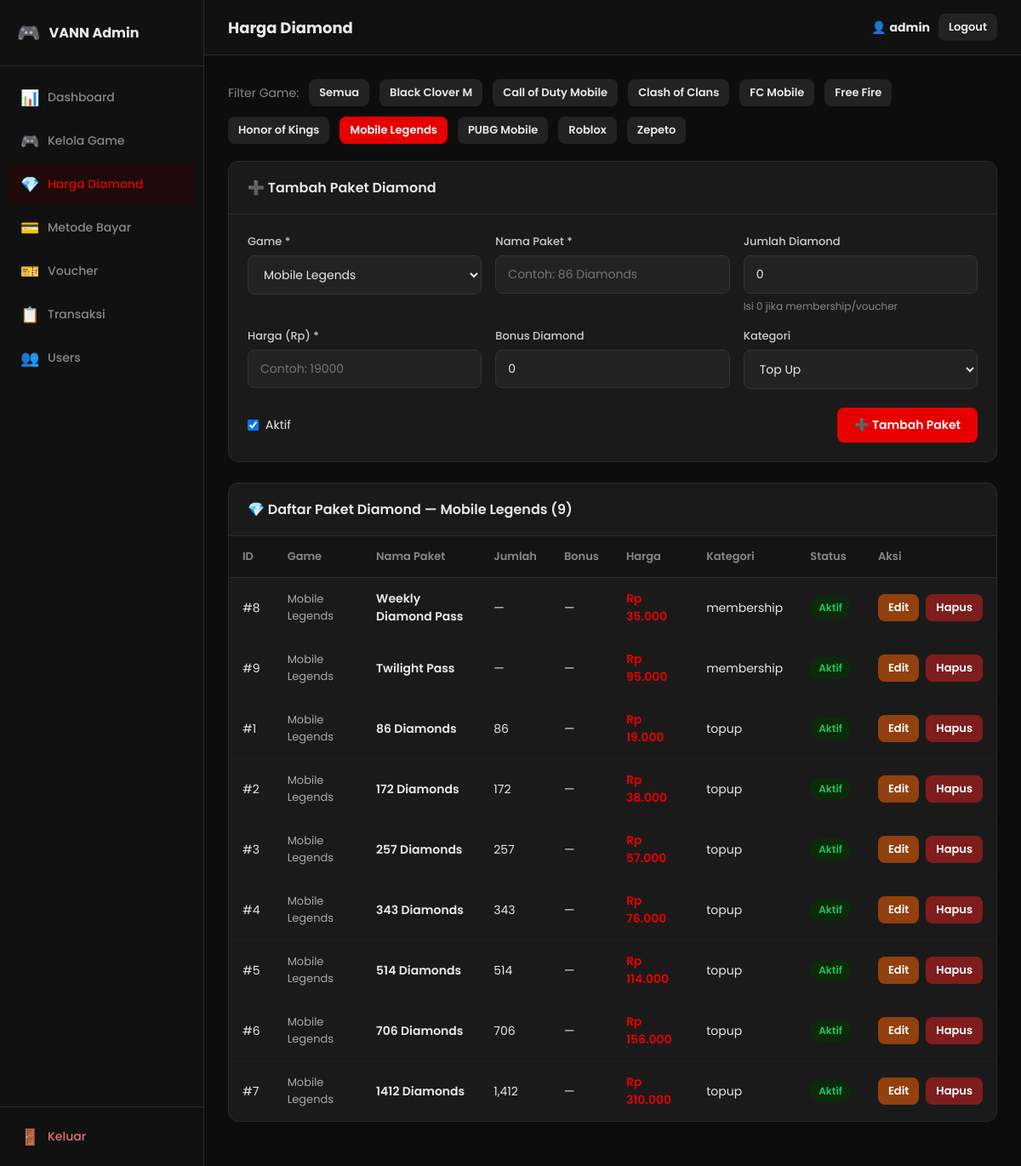
Screenshot of /admin/?page=packages&game_id=1 with the database file from the repository.
### tables this page shows
CREATE TABLE IF NOT EXISTS diamond_packages (
    package_id INT AUTO_INCREMENT PRIMARY KEY,
    game_id INT NOT NULL,
    package_name VARCHAR(150) NOT NULL,    
    amount INT DEFAULT 0,                   
    price DECIMAL(12,2) NOT NULL,           
    bonus_amount INT DEFAULT 0,             
    category VARCHAR(50) DEFAULT 'topup',  
    is_active TINYINT(1) DEFAULT 1,
    created_at DATETIME DEFAULT NOW(),
    FOREIGN KEY (game_id) REFERENCES games(game_id) ON DELETE CASCADE
);

CREATE TABLE IF NOT EXISTS games (
    game_id INT AUTO_INCREMENT PRIMARY KEY,
    game_name VARCHAR(150) NOT NULL,
    publisher VARCHAR(100),
    category ENUM('topup','via_login','voucher','live_app') DEFAULT 'topup',
    image_path VARCHAR(255),
    description TEXT,
    is_popular TINYINT(1) DEFAULT 0,
    is_featured TINYINT(1) DEFAULT 0,
    is_active TINYINT(1) DEFAULT 1,
    created_at DATETIME DEFAULT NOW()
);

### config/helpers.php (called while the page is built, shortened)
<?php
function formatRupiah(float $amount): string {
    return 'Rp ' . number_format($amount, 0, ',', '.');
}
function esc(string $str): string {
    return htmlspecialchars($str, ENT_QUOTES, 'UTF-8');
}

### admin/pages/packages.php (the view, shortened to what this page needs)
<?php
$filter_game_id = intval($_GET['game_id'] ?? 0);
$edit = null;
$games_list = $conn->query("SELECT game_id, game_name FROM games WHERE is_active=1 ORDER BY game_name");
$games_map  = [];
while ($gm = $games_list->fetch_assoc()) $games_map[$gm['game_id']] = $gm['game_name'];
$where_pkg = $filter_game_id ? "WHERE dp.game_id=$filter_game_id" : '';
$packages  = $conn->query("SELECT dp.*, g.game_name FROM diamond_packages dp LEFT JOIN games g ON dp.game_id=g.game_id $where_pkg ORDER BY dp.game_id, dp.category, dp.price ASC");
?>
<div style="margin-bottom:20px;display:flex;align-items:center;gap:12px;flex-wrap:wrap;">
  <span style="font-size:14px;color:#888;">Filter Game:</span>
  <a href="?page=packages" class="btn btn-sm <?= !$filter_game_id ? 'btn-primary' : 'btn-secondary' ?>">Semua</a>
  <?php foreach ($games_map as $gid => $gname): ?>
  <a href="?page=packages&game_id=<?= $gid ?>" class="btn btn-sm <?= $filter_game_id === $gid ? 'btn-primary' : 'btn-secondary' ?>">
    <?= esc($gname) ?>
  </a>
  <?php endforeach; ?>
</div>
<div class="section-card" style="margin-bottom:24px;">
  <div class="section-header">
    <h2><?= $edit ? '✏️ Edit Paket Diamond' : '➕ Tambah Paket Diamond' ?></h2>
  </div>
  <form method="POST">
    <div class="form-grid">
      <div class="field">
        <label>Game *</label>
        <select name="game_id" required>
          <?php foreach ($games_map as $gid => $gname): ?>
          <option value="<?= $gid ?>" <?= (($edit['game_id'] ?? $filter_game_id) === $gid) ? 'selected' : '' ?>><?= esc($gname) ?></option>
          <?php endforeach; ?>
        </select>
      </div>
      <div class="field">
        <label>Nama Paket *</label>
        <input type="text" name="package_name" value="<?= esc($edit['package_name'] ?? '') ?>" placeholder="Contoh: 86 Diamonds" required>
      </div>
      <div class="field">
        <label>Jumlah Diamond</label>
        <input type="number" name="amount" value="<?= $edit['amount'] ?? 0 ?>" min="0" placeholder="0 = tidak berlaku">
        <span class="hint">Isi 0 jika membership/voucher</span>
      </div>
      <div class="field">
  <label>Harga (Rp) *</label>
  <input type="number" name="price" value="<?= $edit['price'] ?? '' ?>" step="any" min="1" placeholder="Contoh: 19000" required>
</div>
      <div class="field">
        <label>Bonus Diamond</label>
        <input type="number" name="bonus_amount" value="<?= $edit['bonus_amount'] ?? 0 ?>" min="0" placeholder="0 jika tidak ada bonus">
      </div>
      <div class="field">
        <label>Kategori</label>
        <select name="category">
          <option value="topup" <?= (($edit['category'] ?? 'topup') === 'topup') ? 'selected' : '' ?>>Top Up</option>
        </select>
      </div>
    </div>
    <div style="display:flex;gap:20px;padding:0 22px 22px;align-items:center;">
      <label style="display:flex;align-items:center;gap:8px;font-size:14px;cursor:pointer;">
        <input type="checkbox" name="is_active" <?= (($edit['is_active'] ?? 1) ? 'checked' : '') ?>> Aktif
      </label>
      <button type="submit" class="btn btn-primary" style="margin-left:auto;">
        <?= $edit ? '💾 Simpan Perubahan' : '➕ Tambah Paket' ?>
      </button>
    </div>
  </form>
</div>
<div class="section-card">
  <div class="section-header">
    <h2>💎 Daftar Paket Diamond <?= $filter_game_id ? '— '.esc($games_map[$filter_game_id] ?? '') : '(Semua Game)' ?> (<?= $packages->num_rows ?>)</h2>
  </div>
  <div class="table-wrap">
    <table>
      <thead>
        <tr>
          <th>ID</th><th>Game</th><th>Nama Paket</th><th>Jumlah</th>
          <th>Bonus</th><th>Harga</th><th>Kategori</th><th>Status</th><th>Aksi</th>
        </tr>
      </thead>
      <tbody>
        <?php if ($packages->num_rows === 0): ?>
        <tr><td colspan="9"><div class="empty-state"><div class="icon">💎</div><p>Belum ada paket.</p></div></td></tr>
        <?php else: ?>
        <?php while ($p = $packages->fetch_assoc()): ?>
        <tr>
          <td>#<?= $p['package_id'] ?></td>
          <td style="font-size:13px;color:#aaa;"><?= esc($p['game_name']) ?></td>
          <td style="font-weight:600;"><?= esc($p['package_name']) ?></td>
          <td><?= $p['amount'] > 0 ? number_format($p['amount']) : '—' ?></td>
          <td><?= $p['bonus_amount'] > 0 ? '+'.number_format($p['bonus_amount']) : '—' ?></td>
          <td style="font-weight:600;color:#e60000;"><?= formatRupiah($p['price']) ?></td>
          <td><?= esc($p['category']) ?></td>
          <td>
            <a href="?page=packages&toggle=<?= $p['package_id'] ?><?= $filter_game_id ? '&game_id='.$filter_game_id : '' ?>" style="text-decoration:none;">
              <span class="badge-status <?= $p['is_active'] ? 'badge-active' : 'badge-inactive' ?>">
                <?= $p['is_active'] ? 'Aktif' : 'Nonaktif' ?>
              </span>
            </a>
          </td>
          <td>
            <div class="cell-actions">
              <a href="?page=packages&edit=<?= $p['package_id'] ?><?= $filter_game_id ? '&game_id='.$filter_game_id : '' ?>" class="btn btn-sm btn-warning">Edit</a>
              <a href="?page=packages&delete=<?= $p['package_id'] ?><?= $filter_game_id ? '&game_id='.$filter_game_id : '' ?>"
                 class="btn btn-sm btn-danger"
                 onclick="return confirm('Hapus paket ini?')">Hapus</a>
            </div>
          </td>
        </tr>
        <?php endwhile; ?>
        <?php endif; ?>
      </tbody>
    </table>
  </div>
</div>

### admin/assets/admin.css (style rules this page uses)
:root { --bg: #0d0d0d; --sidebar-bg: #111; --sidebar-w: 240px; --card-bg: #1a1a1a; --card-bg2: #222; --border: #2a2a2a; --text: #e8e8e8; --text-muted: #888; --red: #e60000; --red-dark: #b00; --green: #22c55e; --blue: #3b82f6; --yellow: #f59e0b; --radius: 12px; }
*, *::before, *::after { margin:0; padding:0; box-sizing:border-box; }
html { font-size: 15px; }
body { background:var(--bg); color:var(--text); font-family:'Poppins',Arial,sans-serif; display:flex; min-height:100vh; }
.section-card { background:var(--card-bg); border-radius:var(--radius); border:1px solid var(--border); overflow:hidden; margin-bottom:24px; }
.section-header { display:flex; align-items:center; justify-content:space-between; padding:18px 22px; border-bottom:1px solid var(--border); }
.section-header h2 { font-size:16px; font-weight:600; }
.form-grid { display:grid; grid-template-columns:repeat(auto-fit,minmax(240px,1fr)); gap:16px; padding:22px; }
.field { display:flex; flex-direction:column; gap:6px; }
.field label { font-size:13px; font-weight:500; color:#ccc; }
.field input, .field select, .field textarea { padding:11px 14px; background:var(--card-bg2); border:1px solid #333; border-radius:8px; color:var(--text); font-size:14px; font-family:inherit; outline:none; transition:border-color .2s; }
.field .hint { font-size:12px; color:var(--text-muted); }
.btn { display:inline-flex; align-items:center; gap:6px; padding:10px 20px; border:none; border-radius:8px; font-size:14px; font-weight:600; cursor:pointer; transition:all .2s; text-decoration:none; font-family:inherit; }
.btn-primary { background:var(--red); color:#fff; }
.btn-warning { background:#92400e; color:#fff; }
.btn-danger { background:#7f1d1d; color:#fff; }
.btn-secondary { background:var(--card-bg2); color:var(--text); }
.btn-sm { padding:6px 12px; font-size:13px; }
.table-wrap { overflow-x:auto; }
table { width:100%; border-collapse:collapse; }
thead th { padding:14px 16px; text-align:left; font-size:13px; font-weight:600; color:var(--text-muted); background:#141414; border-bottom:1px solid var(--border); }
tbody td { padding:14px 16px; font-size:14px; border-bottom:1px solid #1e1e1e; vertical-align:middle; }
tbody tr:last-child td { border-bottom:none; }
.cell-actions { display:flex; gap:8px; }
.badge-status { padding:4px 10px; border-radius:20px; font-size:12px; font-weight:600; display:inline-block; }
.badge-active { background:#0a2a0a; color:var(--green); }

### rows the page displays
diamond_packages: package_id "8", game.game_name "Mobile Legends", package_name "Weekly Diamond Pass", price "Rp 35.000", category "membership", is_active "Aktif"
diamond_packages: package_id "9", game.game_name "Mobile Legends", package_name "Twilight Pass", price "Rp 95.000", category "membership", is_active "Aktif"
diamond_packages: package_id "1", game.game_name "Mobile Legends", package_name "86 Diamonds", amount "86", price "Rp 19.000", category "topup", is_active "Aktif"
diamond_packages: package_id "2", game.game_name "Mobile Legends", package_name "172 Diamonds", amount "172", price "Rp 38.000", category "topup", is_active "Aktif"
diamond_packages: package_id "3", game.game_name "Mobile Legends", package_name "257 Diamonds", amount "257", price "Rp 57.000", category "topup", is_active "Aktif"
diamond_packages: package_id "4", game.game_name "Mobile Legends", package_name "343 Diamonds", amount "343", price "Rp 76.000", category "topup", is_active "Aktif"
diamond_packages: package_id "5", game.game_name "Mobile Legends", package_name "514 Diamonds", amount "514", price "Rp 114.000", category "topup", is_active "Aktif"
diamond_packages: package_id "6", game.game_name "Mobile Legends", package_name "706 Diamonds", amount "706", price "Rp 156.000", category "topup", is_active "Aktif"
diamond_packages: package_id "7", game.game_name "Mobile Legends", package_name "1412 Diamonds", amount "1,412", price "Rp 310.000", category "topup", is_active "Aktif"

### other values shown
$m['icon'] "📊"
$m['label'] "Dashboard"
$m['icon'] "🎮"
$m['label'] "Kelola Game"
$m['icon'] "💎"
$m['label'] "Harga Diamond"
$m['icon'] "💳"
$m['label'] "Metode Bayar"
$m['icon'] "🎫"
$m['label'] "Voucher"
$m['icon'] "📋"
$m['label'] "Transaksi"
$m['icon'] "👥"
$m['label'] "Users"
$pageTitle "Harga Diamond"
